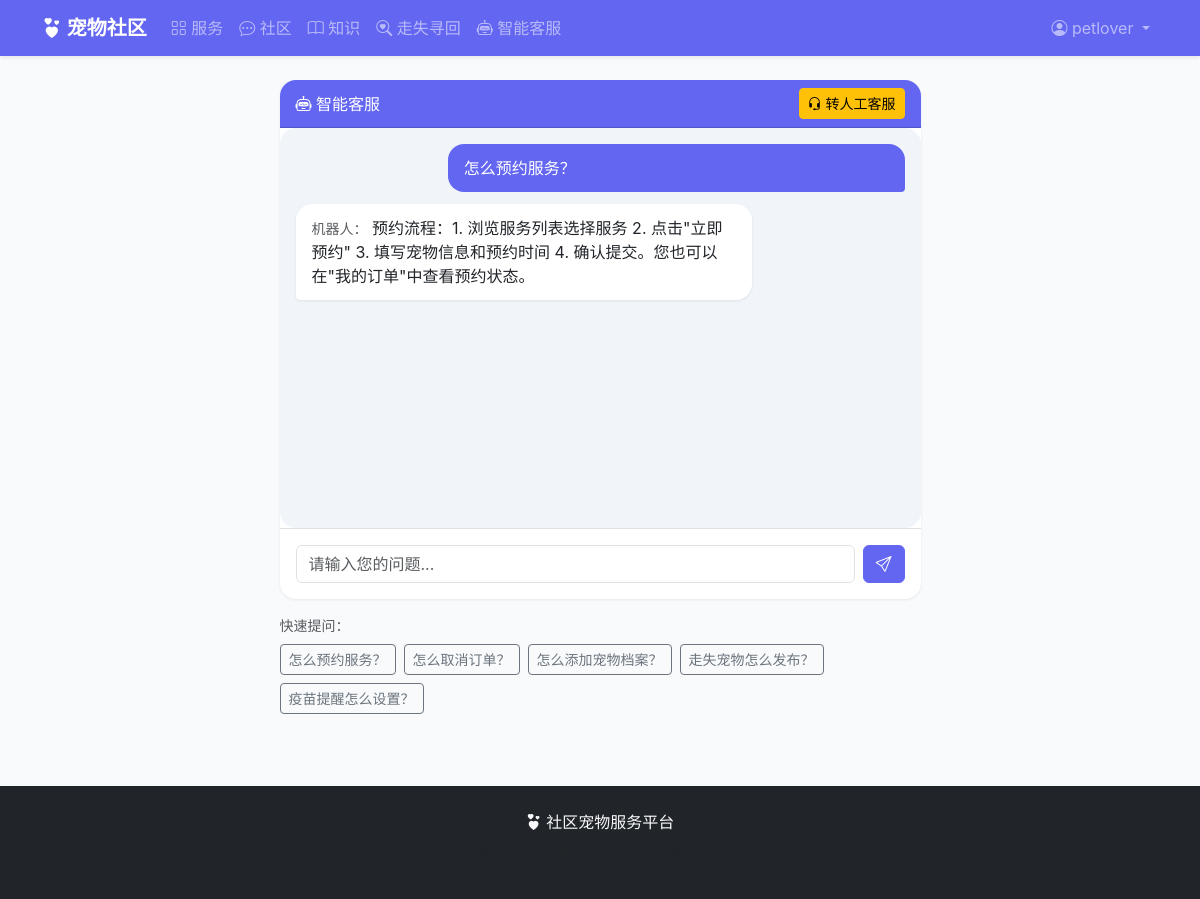
/chatbot/ (signed in), run on the app's committed database.
### accounts/models.py (models this page shows, shortened)
class User(AbstractUser):
    ROLE_CHOICES = (
        ('owner', '宠物主人'),
        ('provider', '服务商家'),
        ('admin', '系统管理员'),
    )
    role = models.CharField('角色', max_length=10, choices=ROLE_CHOICES, default='owner')
    phone = models.CharField('手机号', max_length=11, blank=True)
    avatar = models.ImageField('头像', upload_to='avatars/', blank=True)
    address = models.CharField('地址', max_length=200, blank=True)
    bio = models.TextField('个人简介', max_length=500, blank=True)
    created_at = models.DateTimeField('注册时间', auto_now_add=True)
    class Meta:
        verbose_name = '用户'
        verbose_name_plural = '用户'
    @property
    def is_provider(self):
        return self.role == 'provider'
    @property
    def is_admin_role(self):
        return self.role == 'admin'

### chatbot/models.py (models this page shows, shortened)
class ChatMessage(models.Model):
    ROLE_CHOICES = (
        ('user', '用户'),
        ('bot', '机器人'),
        ('agent', '人工客服'),
    )
    session_key = models.CharField('会话标识', max_length=64, db_index=True)
    user = models.ForeignKey(settings.AUTH_USER_MODEL, on_delete=models.CASCADE,
                             null=True, blank=True, related_name='chat_messages', verbose_name='用户')
    role = models.CharField('角色', max_length=10, choices=ROLE_CHOICES)
    content = models.TextField('内容')
    created_at = models.DateTimeField('发送时间', auto_now_add=True)
    class Meta:
        verbose_name = '对话记录'
        verbose_name_plural = '对话记录'
        ordering = ['created_at']

### chatbot/views.py (the view)
# urls.py: path('', views.chatbot_page, name='chat'),
def chatbot_page(request):
    session_key = _get_session_key(request)
    messages_qs = ChatMessage.objects.filter(session_key=session_key)
    if request.user.is_authenticated:
        messages_qs = ChatMessage.objects.filter(
            models.Q(session_key=session_key) | models.Q(user=request.user)
        )
    active_manual = None
    if request.user.is_authenticated:
        active_manual = ManualRequest.objects.filter(
            user=request.user, status='active'
        ).first()
    return render(request, 'chatbot/chat.html', {
        'chat_messages': messages_qs.order_by('created_at')[:100],
        'active_manual': active_manual,
    })

### chatbot/views.py (called while the page is built)
def _get_session_key(request):
    if not request.session.session_key:
        request.session.create()
    return request.session.session_key

### templates/chatbot/chat.html (shortened to what this page needs)
{% extends 'base.html' %}
{% block content %}
<div class="row justify-content-center">
    <div class="col-md-7">
        <div class="card">
            <div class="card-header bg-primary text-white d-flex justify-content-between align-items-center">
                <span><i class="bi bi-robot"></i> 智能客服</span>
                {% if user.is_authenticated %}
                <form method="post" action="{% url 'chatbot:request_manual' %}" class="d-inline">
                    <button class="btn btn-sm btn-warning"><i class="bi bi-headset"></i> 转人工客服</button>
                </form>
                {% endif %}
            </div>
            <div class="card-body p-0">
                <div class="chat-messages" id="chatBox">
                    {% for msg in chat_messages %}
                    <div class="chat-msg {% if msg.role == 'user' %}user{% else %}bot{% endif %}">
                        {% if msg.role != 'user' %}<small class="text-muted">{% if msg.role == 'agent' %}人工客服{% else %}机器人{% endif %}：</small>{% endif %}
                        {{ msg.content }}
                    </div>
                    {% empty %}
                    <div class="chat-msg bot">
                        👋 您好！我是宠物平台智能客服，有什么可以帮助您的？
                        <br><br>常见问题：预约服务、支付退款、宠物档案、走失寻回、疫苗提醒等
                    </div>
                    {% endfor %}
                </div>
                <div class="p-3 border-top">
                    <form id="chatForm" class="d-flex gap-2">
                        <input type="text" id="msgInput" class="form-control" placeholder="请输入您的问题..." required>
                        <button type="submit" class="btn btn-primary"><i class="bi bi-send"></i></button>
                    </form>
                </div>
            </div>
        </div>
        <div class="mt-3">
            <p class="text-muted small mb-2">快速提问：</p>
            <div class="d-flex flex-wrap gap-2">
                <button class="btn btn-outline-secondary btn-sm quick-q">怎么预约服务？</button>
                <button class="btn btn-outline-secondary btn-sm quick-q">怎么取消订单？</button>
                <button class="btn btn-outline-secondary btn-sm quick-q">怎么添加宠物档案？</button>
                <button class="btn btn-outline-secondary btn-sm quick-q">走失宠物怎么发布？</button>
                <button class="btn btn-outline-secondary btn-sm quick-q">疫苗提醒怎么设置？</button>
            </div>
        </div>
    </div>
</div>
{% endblock %}

### templates/base.html (shortened to what this page needs)
{% load static %}
<!DOCTYPE html>
<html lang="zh-CN">
<head>
    <link href="{% static 'css/bootstrap.min.css' %}" rel="stylesheet">
    <link href="{% static 'css/bootstrap-icons.css' %}" rel="stylesheet">
    <link href="{% static 'css/style.css' %}" rel="stylesheet">
</head>
<body>
<nav class="navbar navbar-expand-lg navbar-dark bg-primary sticky-top shadow-sm">
    <div class="container">
        <a class="navbar-brand fw-bold" href="{% url 'index' %}">
            <i class="bi bi-hearts"></i> 宠物社区
        </a>
        <div class="collapse navbar-collapse" id="navMain">
            <ul class="navbar-nav me-auto">
                <li class="nav-item">
                    <a class="nav-link" href="{% url 'services:service_list' %}"><i class="bi bi-grid"></i> 服务</a>
                </li>
                <li class="nav-item">
                    <a class="nav-link" href="{% url 'community:post_list' %}"><i class="bi bi-chat-dots"></i> 社区</a>
                </li>
                <li class="nav-item">
                    <a class="nav-link" href="{% url 'knowledge:article_list' %}"><i class="bi bi-book"></i> 知识</a>
                </li>
                <li class="nav-item">
                    <a class="nav-link" href="{% url 'community:lost_list' %}"><i class="bi bi-search-heart"></i> 走失寻回</a>
                </li>
                <li class="nav-item">
                    <a class="nav-link" href="{% url 'chatbot:chat' %}"><i class="bi bi-robot"></i> 智能客服</a>
                </li>
            </ul>
            <ul class="navbar-nav">
                {% if user.is_authenticated %}
                <li class="nav-item dropdown">
                    <a class="nav-link dropdown-toggle" href="#" data-bs-toggle="dropdown">
                        <i class="bi bi-person-circle"></i> {{ user.username }}
                    </a>
                </li>
                {% else %}
                <li class="nav-item"><a class="nav-link" href="{% url 'accounts:login' %}">登录</a></li>
                <li class="nav-item"><a class="nav-link" href="{% url 'accounts:register' %}">注册</a></li>
                {% endif %}
            </ul>
        </div>
    </div>
</nav>
<main class="container py-4">
    {% block content %}{% endblock %}
</main>
<footer class="bg-dark text-light py-4 mt-5">
    <div class="container text-center">
        <p class="mb-1"><i class="bi bi-hearts"></i> 社区宠物服务平台</p>
        <p class="text-muted small">基于Python/Django开发 · 毕业设计项目</p>
    </div>
</footer>
</body>
</html>

### static/css/style.css (style rules this page uses)
:root { --primary: #6366f1; --primary-dark: #4f46e5; --secondary: #ec4899; --accent: #f59e0b; --bg-light: #faf5ff; }
body { font-family: -apple-system, BlinkMacSystemFont, "Segoe UI", "PingFang SC", "Hiragino Sans GB", "Microsoft YaHei", sans-serif; background-color: #f8fafc; color: #1e293b; min-height: 100vh; display: flex; flex-direction: column; }
main { flex: 1; }
.bg-primary { background-color: var(--primary) !important; }
.btn-primary { background-color: var(--primary); border-color: var(--primary); }
.card { border: none; border-radius: 1rem; box-shadow: 0 1px 3px rgba(0,0,0,0.08); transition: transform 0.2s, box-shadow 0.2s; overflow: hidden; }
.chat-messages { height: 400px; overflow-y: auto; padding: 1rem; background: #f1f5f9; border-radius: 1rem; }
.chat-msg { max-width: 75%; padding: 0.75rem 1rem; border-radius: 1rem; margin-bottom: 0.75rem; line-height: 1.5; }
.chat-msg.user { background: var(--primary); color: white; margin-left: auto; border-bottom-right-radius: 0.25rem; }
.chat-msg.bot { background: white; border-bottom-left-radius: 0.25rem; box-shadow: 0 1px 3px rgba(0,0,0,0.08); }

### data on the page
User: username "petlover"
ChatMessage: content "怎么预约服务？"
ChatMessage: role "机器人", content "预约流程：1. 浏览服务列表选择服务 2. 点击\"立即预约\" 3. 填写宠物信息和预约时间 4. 确认提交。您也可以在\"我的订单\"中查看预约状态。"
